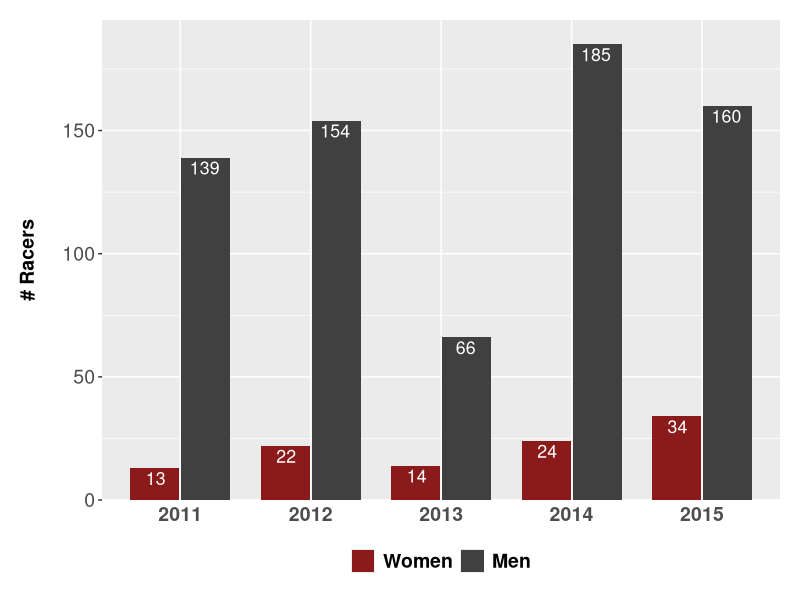

This chart was generated by the following R code:
#load HTTT csv file
HTTT <- read.csv("HTTT.csv")

#load required packages
require(ggplot2)
require(cowplot)

#create dataframe using only year and sex variables

df<-data.frame(table(HTTT$Year,HTTT$Sex))

#barplot
p <- ggplot(df, aes(Var1, Freq, group=Var2,fill=Var2))
p <- p + geom_bar(width=0.75, 
                  position=position_dodge(width=0.78),
                  stat="identity")

#theme
p <- p + theme(plot.title=element_text(family="Helvetica", 
                                       face="bold", 
                                       size=36, 
                                       color="firebrick4", 
                                       vjust=20), 
               axis.text.x=element_text(family="Helvetica",
                                        size=14, face="bold"),
               axis.title.y=element_text(margin=margin(0,17,0,0), 
                                         family="Helvetica",
                                         size=14, face="bold"),
               axis.text.y=element_text(family="Helvetica", 
                                        size=14), 
               legend.text=element_text(size=14, face="bold"), 
               legend.position="bottom",
               plot.margin=unit(c(0.5,0.5,0.5,0.5), "cm"),
               axis.ticks.x=element_blank())

#y axis title, plot title
p <- p + labs(y="# Racers", 
              x=NULL, 
              title=NULL)

#create value labels in bar
p <- p + geom_text(data=subset(df,Freq !=0),
                   aes(label=Freq), 
                   position=position_dodge(width=0.75), 
                   vjust=1.3, 
                   size=4.5, 
                   family="Helvetica",
                   color="white")

#remove legend title
p <- p + guides(fill=guide_legend(title=NULL))

#set y axis limits
ylim=trunc(max(df$Freq)+10)
p <- p + scale_y_continuous(limits=c(0,ylim),expand=c(0,0))

#set bar colors
p <- p + scale_fill_manual(labels=c("Women","Men"),
                   values=c("firebrick4","gray25")) 

print(p)